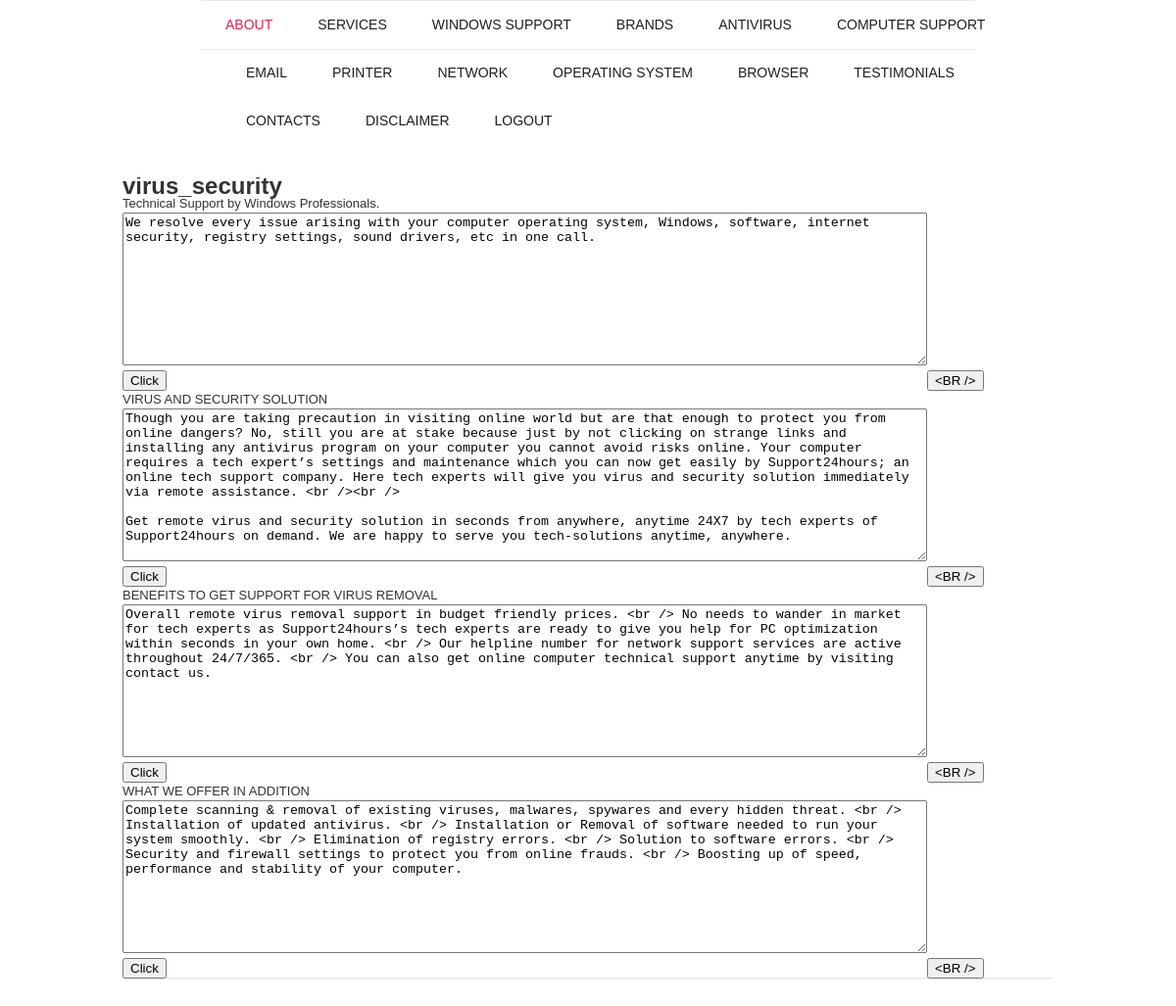
Page /admin/virus_security.php (signed in) on the committed database.
### tables this page shows
CREATE TABLE IF NOT EXISTS `about` (
  `id` int(10) unsigned NOT NULL AUTO_INCREMENT,
  `head` text NOT NULL,
  `text` text NOT NULL,
  `page_name` varchar(45) NOT NULL,
  PRIMARY KEY (`id`)
);

### admin/virus_security.php (the view, shortened to what this page needs)
<!DOCTYPE html>
<html lang="en">
<head>
<link rel="stylesheet" href="css/reset.css" type="text/css" media="screen">
<link rel="stylesheet" href="css/style.css" type="text/css" media="screen">
<link rel="stylesheet" href="css/jquery.simplyscroll.css" type="text/css" media="screen">
<link href="SpryAssets/SpryCollapsiblePanel.css" rel="stylesheet" type="text/css">
</head>
<body id="page1">
<div class="container_24">
<header>
<div class="prefix_2 grid_20 suffix_2">
<nav id="main-menu">
<strong></strong>
<ul class="menu responsive-menu" style="width: 109%">
<li><a class="active" href="index-1.php">about</a></li>
<li><a href="#">services</a>
</li>
<li><a href="#">Windows support</a>
</li>
<li><a href="#">BRANDS</a>
</li>
<li><a href="#">ANTIVIRUS</a>
</li>
<li><a href="#">COMPUTER SUPPORT</a>
</li>
<li><a href="#">EMAIL</a>
</li>
<li><a href="#">PRINTER</a>
</li>
<li><a href="#">NETWORK</a>
</li>
<li><a href="#">OPERATING SYSTEM</a>
</li>
<li><a href="#">BROWSER </a>
</li>
<li><a href="index-5.php">Testimonials</a></li>
<li><a href="index-6.php">contacts</a></li>
<li><a href="disclaimer.php">disclaimer</a></li>
<li><a href="logout.php">LogOut</a></li>
</ul>
</nav>
</div>
</header>
<section id="content">
<div class="wrapper p3">
<div class="grid_24">
<div class="border-1">
<div class="wrapper">
<h1>virus_security</h1>
	<table>
    	<tr><td>Technical Support by Windows Professionals.</td></tr>
        <?php
			$result=mysql_query("select * from about where head='Technical Support by Windows Professionals.' and page_name='virus_security'");
		?>
        <tr><td><textarea id="text1" rows="10" cols="100" ><?php echo mysql_result($result,0,"text"); ?> </textarea></td></tr>
        <tr><td><input type="button" value="Click" onClick="insertdata('virus_security','text1','Effective and Affordable Tech Support')" /></td><td><input type="button" onClick="enter('text1')" value="<BR />"  /></td></tr>
    </table>
<table>
    	<tr><td>VIRUS AND SECURITY SOLUTION</td></tr>
        <?php
			$result=mysql_query("select * from about where head='VIRUS AND SECURITY SOLUTION' and page_name='virus_security'");
		?>
        <tr><td><textarea id="text2" rows="10" cols="100" ><?php echo mysql_result($result,0,"text"); ?> </textarea></td></tr>
        <tr><td><input type="button" value="Click" onClick="insertdata('virus_security','text2','VIRUS AND SECURITY SOLUTION')" /></td><td><input type="button" onClick="enter('text2')" value="<BR />"  /></td></tr>
    </table>
    <table>
    	<tr><td>BENEFITS TO GET SUPPORT FOR VIRUS REMOVAL</td></tr>
        <?php
			$result=mysql_query("select * from about where head='BENEFITS TO GET SUPPORT FOR VIRUS REMOVAL' and page_name='virus_security'");
		?>
        <tr><td><textarea id="text3" rows="10" cols="100" ><?php echo mysql_result($result,0,"text"); ?> </textarea></td></tr>
        <tr><td><input type="button" value="Click" onClick="insertdata('virus_security','text3','BENEFITS TO GET SUPPORT FOR VIRUS REMOVAL')" /></td><td><input type="button" onClick="enter('text3')" value="<BR />"  /></td></tr>
    </table>
     <table>
    	<tr><td>WHAT WE OFFER IN ADDITION</td></tr>
        <?php
			$result=mysql_query("select * from about where head='WHAT WE OFFER IN ADDITION' and page_name='virus_security'");
		?>
        <tr><td><textarea id="text3" rows="10" cols="100" ><?php echo mysql_result($result,0,"text"); ?> </textarea></td></tr>
        <tr><td><input type="button" value="Click" onClick="insertdata('virus_security','text4','WHAT WE OFFER IN ADDITION')" /></td><td><input type="button" onClick="enter('text4')" value="<BR />"  /></td></tr>
    </table>
</div>
</div>
</div>
</div>
</section>
</body>
</html>

### admin/css/style.css (style rules this page uses)
article, aside, audio, canvas, command, datalist, details, embed, figcaption, figure, footer, header, hgroup, keygen, meter, nav, output, progress, section, source, video { display:block; }
html { width:100%; }
body { font-family:"Trebuchet MS", Arial, Helvetica, sans-serif; font-size:13px; line-height:18px; color:#333333; min-width:310px; }
a { color:#de2152; outline:none; }
.wrapper { width:100%; overflow:hidden;position:relative; }
.p3 { margin-bottom:30px; }
.menu li a, .list-1 li a, .list-2 li a, .link, .button, .logo { text-decoration:none; }
header { width:100%; position:relative; z-index:2; }
#content { width:100%; padding:32px 0 40px; position:relative; z-index:1; }
h1 { position:relative; top:0px; left:0px; font-size:24px; }
.border-1 { background:url(../images/border-1.gif) repeat-x 0 bottom; width:100%; }

### admin/css/skeleton.css (style rules this page uses)
.container_24 { position:relative;width:960px;margin:0 auto;padding:0; }
.grid_1,.grid_2,.grid_3,.grid_4,.grid_5,.grid_6,.grid_7,.grid_8,.grid_9,.grid_10,.grid_11,.grid_12,.grid_13,.grid_14,.grid_15,.grid_16,.grid_17,.grid_18,.grid_19,.grid_20,.grid_21,.grid_22,.grid_23,.grid_24 { float:left;display:inline;margin-left:5px;margin-right:5px; }
.container_24 .grid_20 { width:790px; }
.container_24 .grid_24 { width:950px; }
.container_24 .prefix_2 { padding-left:80px; }
.container_24 .suffix_2 { padding-right:80px; }
.container_24:after { content:"\0020";display:block;height:0;clear:both;visibility:hidden; }

### admin/css/menu-style.css (style rules this page uses)
#main-menu { width:790px;position:relative;padding:1px 0; }
#main-menu strong { display:block;position:absolute;top:0;left:495px;height:49px;width:0;border-top:1px solid #eaeaea;border-bottom:1px solid #eaeaea; }
.menu { padding:0;width:100%; }
.menu>li { float:left;position:relative;margin:16px 0 16px 46px; }
.menu>li:first-child { margin-left:25px; }
.menu>li a { display:block;font-size:14px;line-height:17px;color:#1e1e1e;text-transform:uppercase;text-align:center; }
.menu>li>a:hover,.menu>li>a.active,.menu>li.sfHover>a { color:#de2152; }

### rows in the picture
about: text "We resolve every issue arising with your computer operating system, Windows, software, internet security, registry settings, sound drivers, etc in one call."
about: text "Though you are taking precaution in visiting online world but are that enough to protect you from online dangers? No, still you are at stake because just by not clicking on strange links and installing any antivirus program on your computer you cannot avoid risks online. Your computer requires a tech expert’s settings and maintenance which you can now get easily by Support24hours; an online tech support company. Here tech experts will give you virus and security solution immediately via remote assistance. <br /><br /> Get remote virus and security solution in seconds from anywhere, anytime 24X7 by tech experts of Support24hours on demand. We are happy to serve you tech-solutions anytime,…"
about: text "Overall remote virus removal support in budget friendly prices. <br /> No needs to wander in market for tech experts as Support24hours’s tech experts are ready to give you help for PC optimization within seconds in your own home. <br /> Our helpline number for network support services are active throughout 24/7/365. <br /> You can also get online computer technical support anytime by visiting contact us."
about: text "Complete scanning & removal of existing viruses, malwares, spywares and every hidden threat. <br /> Installation of updated antivirus. <br /> Installation or Removal of software needed to run your system smoothly. <br /> Elimination of registry errors. <br /> Solution to software errors. <br /> Security and firewall settings to protect you from online frauds. <br /> Boosting up of speed, performance and stability of your computer."
